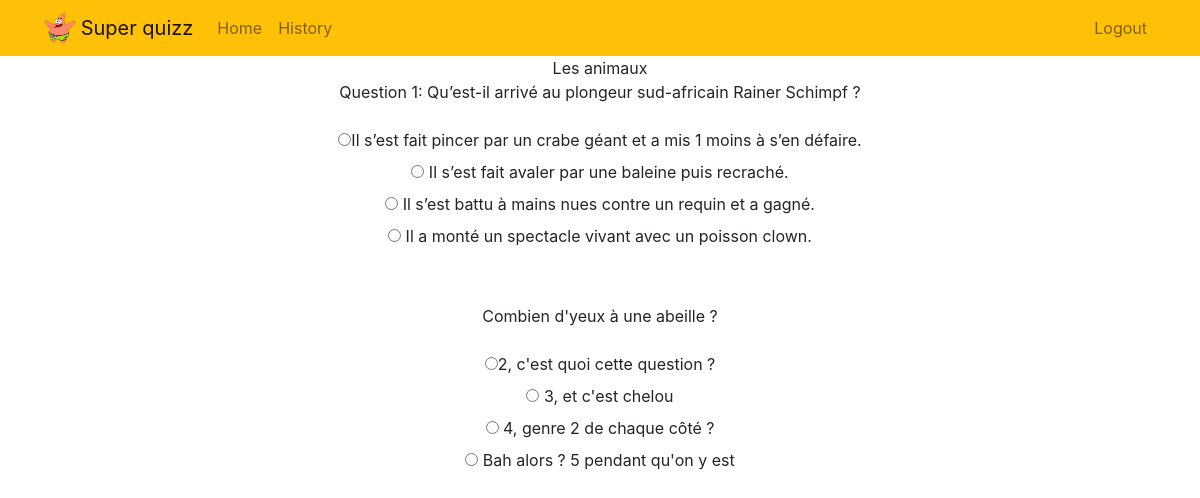
Page /animals/ (signed in) on the committed database.
### todo/models.py (models this page shows, shortened)
class Quizz(models.Model):
    question = models.CharField(max_length=200,null=True)
    op1 = models.CharField(max_length=200,null=True)
    op2 = models.CharField(max_length=200,null=True)
    op3 = models.CharField(max_length=200,null=True)
    op4 = models.CharField(max_length=200,null=True)
    ans = models.CharField(max_length=200,null=True)

### todo/views.py (the view)
# urls.py: path('animals/', views.animals, name='animals'),
def animals(request):
	quizzs = Quizz.objects.all()
	return render(request, 'todo/animals.html',{'quizzs':quizzs} )

### todo/templates/todo/animals.html (shortened to what this page needs)
{% extends 'todo/base.html' %}
{% block content %}
<div class="container text-center">
Les animaux
	<div class="question 1">
		<div class="question 1">Question 1: {% for quizz in quizzs %} {{ quizz.question }}</div>
			<br> <div id="options"> <label class="options"> <input type="radio" name="radio">{{ quizz.op1 }}   </label>
			<br> <input type="radio" name="radio"> <label class="options"> {{ quizz.op2 }}   </label>
			<br> <input type="radio" name="radio"> <label class="options"> {{ quizz.op3 }}   </label>
			<br> <input type="radio" name="radio"> <label class="options"> {{ quizz.op4 }}  </label>
			<br>
			<br>
			<br>
			{% endfor %}
		</div>
    </div>
 {% endblock %}

### rows in the picture
Quizz: question "Qu’est-il arrivé au plongeur sud-africain Rainer Schimpf ?", op1 "Il s’est fait pincer par un crabe géant et a mis 1 moins à s’en défaire.", op2 "Il s’est fait avaler par une baleine puis recraché.", op3 "Il s’est battu à mains nues contre un requin et a gagné.", op4 "Il a monté un spectacle vivant avec un poisson clown."
Quizz: question "Combien d'yeux à une abeille ?", op1 "2, c'est quoi cette question ?", op2 "3, et c'est chelou", op3 "4, genre 2 de chaque côté ?", op4 "Bah alors ? 5 pendant qu'on y est"
